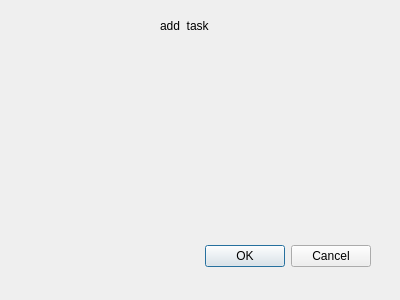
<?xml version="1.0" encoding="UTF-8"?>
<ui version="4.0">
 <class>add_task</class>
 <widget class="QDialog" name="add_task">
  <property name="geometry">
   <rect>
    <x>0</x>
    <y>0</y>
    <width>400</width>
    <height>300</height>
   </rect>
  </property>
  <property name="windowTitle">
   <string>Dialog</string>
  </property>
  <widget class="QDialogButtonBox" name="buttonBox">
   <property name="geometry">
    <rect>
     <x>30</x>
     <y>240</y>
     <width>341</width>
     <height>32</height>
    </rect>
   </property>
   <property name="orientation">
    <enum>Qt::Horizontal</enum>
   </property>
   <property name="standardButtons">
    <set>QDialogButtonBox::Cancel|QDialogButtonBox::Ok</set>
   </property>
  </widget>
  <widget class="QLabel" name="label">
   <property name="geometry">
    <rect>
     <x>160</x>
     <y>20</y>
     <width>54</width>
     <height>12</height>
    </rect>
   </property>
   <property name="text">
    <string>add_task</string>
   </property>
  </widget>
 </widget>
 <resources/>
 <connections>
  <connection>
   <sender>buttonBox</sender>
   <signal>accepted()</signal>
   <receiver>add_task</receiver>
   <slot>accept()</slot>
   <hints>
    <hint type="sourcelabel">
     <x>248</x>
     <y>254</y>
    </hint>
    <hint type="destinationlabel">
     <x>157</x>
     <y>274</y>
    </hint>
   </hints>
  </connection>
  <connection>
   <sender>buttonBox</sender>
   <signal>rejected()</signal>
   <receiver>add_task</receiver>
   <slot>reject()</slot>
   <hints>
    <hint type="sourcelabel">
     <x>316</x>
     <y>260</y>
    </hint>
    <hint type="destinationlabel">
     <x>286</x>
     <y>274</y>
    </hint>
   </hints>
  </connection>
 </connections>
</ui>
